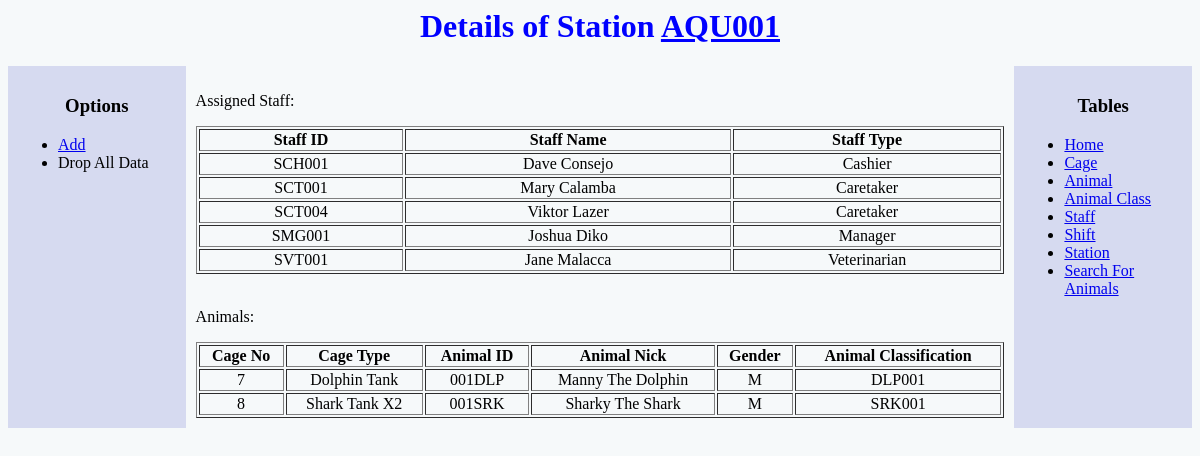
The app's page /stationdetails.php?stationid=AQU001 with its own data.
### tables this page shows
CREATE TABLE `Animals` (
  `Cage_No` int(11) NOT NULL,
  `Animal_ID` varchar(6) NOT NULL,
  `Animal_Nick` varchar(30) NOT NULL,
  `Gender` varchar(1) NOT NULL,
  `Animal_ClassID` varchar(6) NOT NULL
);

### stationdetails.php (the view, shortened to what this page needs)
<?php
    $dbconn = mysqli_connect("localhost","root","","ZooDB");
    $get_Station_ID = $_GET["stationid"];
    $sql_Query="SELECT * FROM (SELECT DISTINCT Staff_ID FROM Shift_Assignment WHERE Station_ID='$get_Station_ID')AS StaffonStation NATURAL JOIN Staff;";
    $pass_Query = mysqli_query($dbconn, $sql_Query);
?>
<html>
    <head>
            <link href="asset/css/main.css" rel="stylesheet" type="text/css">
        </head>
<body style="; background-color: #F6F9FA;">
            <h1 style="text-align: center">Details of Station <u><?php echo $get_Station_ID; ?></u></h1>
        <div class="row">
            <div class="row">
                <div class="col-2" style="text-align: left;background-color: #D6DAF0;">
                    <h3 style="text-align: center;">Options</h3>
                    <ul>
                        <li><a href="shiftadd.php">Add</a></li>
                        <li>Drop All Data</li>
                    </ul>
                </div>
                <div class="col-8" style="text-align: center;">
                    <p style="text-align: left;">Assigned Staff:</p>
                    <table border="1" style="width: 100%; margin-top: 10px;">
                        <tr>
                            <th>Staff ID</th>
                            <th>Staff Name</th>
                            <th>Staff Type</th>
                        </tr>
            <?php
                while($results_Query = mysqli_fetch_assoc($pass_Query)) {
            ?>
                            <tr>
                                <td><?php echo $results_Query['Staff_ID']?></td>
                                <td><?php echo $results_Query['Staff_Name']?></td>
                                <td><?php echo $results_Query['Staff_Type']?></td>
                            </tr>
                            <?php
                }
            ?>
                    </table>
                    <br>
                    <p style="text-align: left;">Animals:</p>
                    <table border="1" style="width: 100%; margin-top: 10px;">
                        <tr>
                            <th>Cage No</th>
                            <th>Cage Type</th>
                            <th>Animal ID</th>
                            <th>Animal Nick</th>
                            <th>Gender</th>
                            <th>Animal Classification</th>
                        </tr>
            <?php
                $sql_animalQuery="SELECT * FROM (SELECT Cage_No, Cage_Type FROM Cage WHERE Station_ID='$get_Station_ID') as CageonStation NATURAL JOIN Animals ORDER BY(Cage_No);";
                $pass_animalQuery = mysqli_query($dbconn, $sql_animalQuery);
                while($results_animalQuery = mysqli_fetch_assoc($pass_animalQuery)) {
            ?>
                            <tr>
                                <td><?php echo $results_animalQuery['Cage_No']?></td>
                                <td><?php echo $results_animalQuery['Cage_Type']?></td>
                                <td><?php echo $results_animalQuery['Animal_ID']?></td>
                                <td><?php echo $results_animalQuery['Animal_Nick']?></td>
                                <td><?php echo $results_animalQuery['Gender']?></td>
                                <td><?php echo $results_animalQuery['Animal_ClassID']?></td>
                            </tr>
            <?php
                }
            ?>
                    </table>
                </div>
                <div class="col-2" style="background-color: #D6DAF0;">
                    <h3 style="text-align: center;">Tables</h3>
                    <ul>
                        <li><a href="#">Home</a></li>
                        <li><a href="cage.php">Cage</a></li>
                        <li><a href="animal.php">Animal</a></li>
                        <li><a href="animalclass.php">Animal Class</a></li>
                        <li><a href="staff.php">Staff</a></li>
                        <li><a href="shift.php">Shift</a></li>
                        <li><a href="station.php">Station</a></li>
                        <li><a href="animalsearch.php">Search For Animals</a></li>
                    </ul>
                </div>
            </div>
        </div>
    </body>
</html>

### asset/css/main.css (style rules this page uses)
* { -webkit-box-sizing: border-box; -moz-box-sizing: border-box; -ms-box-sizing: border-box; box-sizing: border-box; }
h1 { color: blue }
.row { width: 100%; display: flex; flex-wrap: wrap; }
.col-2 { width: 15%; padding: 10px; }
.col-8 { width: 70%; padding: 10px; }

### stationdetails.php (style rules this page uses)
td { text-align: center; }

### records on screen
animals: Cage_No "7", Cage_Type "Dolphin Tank", Animal_ID "001DLP", Animal_Nick "Manny The Dolphin", Gender "M", Animal_ClassID "DLP001"
animals: Cage_No "8", Cage_Type "Shark Tank X2", Animal_ID "001SRK", Animal_Nick "Sharky The Shark", Gender "M", Animal_ClassID "SRK001"

### other values on screen
$get_Station_ID "AQU001"
$results_Query['Staff_ID'] "SCH001"
$results_Query['Staff_Name'] "Dave Consejo"
$results_Query['Staff_Type'] "Cashier"
$results_Query['Staff_ID'] "SCT001"
$results_Query['Staff_Name'] "Mary Calamba"
$results_Query['Staff_Type'] "Caretaker"
$results_Query['Staff_ID'] "SCT004"
$results_Query['Staff_Name'] "Viktor Lazer"
$results_Query['Staff_ID'] "SMG001"
$results_Query['Staff_Name'] "Joshua Diko"
$results_Query['Staff_Type'] "Manager"
$results_Query['Staff_ID'] "SVT001"
$results_Query['Staff_Name'] "Jane Malacca"
$results_Query['Staff_Type'] "Veterinarian"
